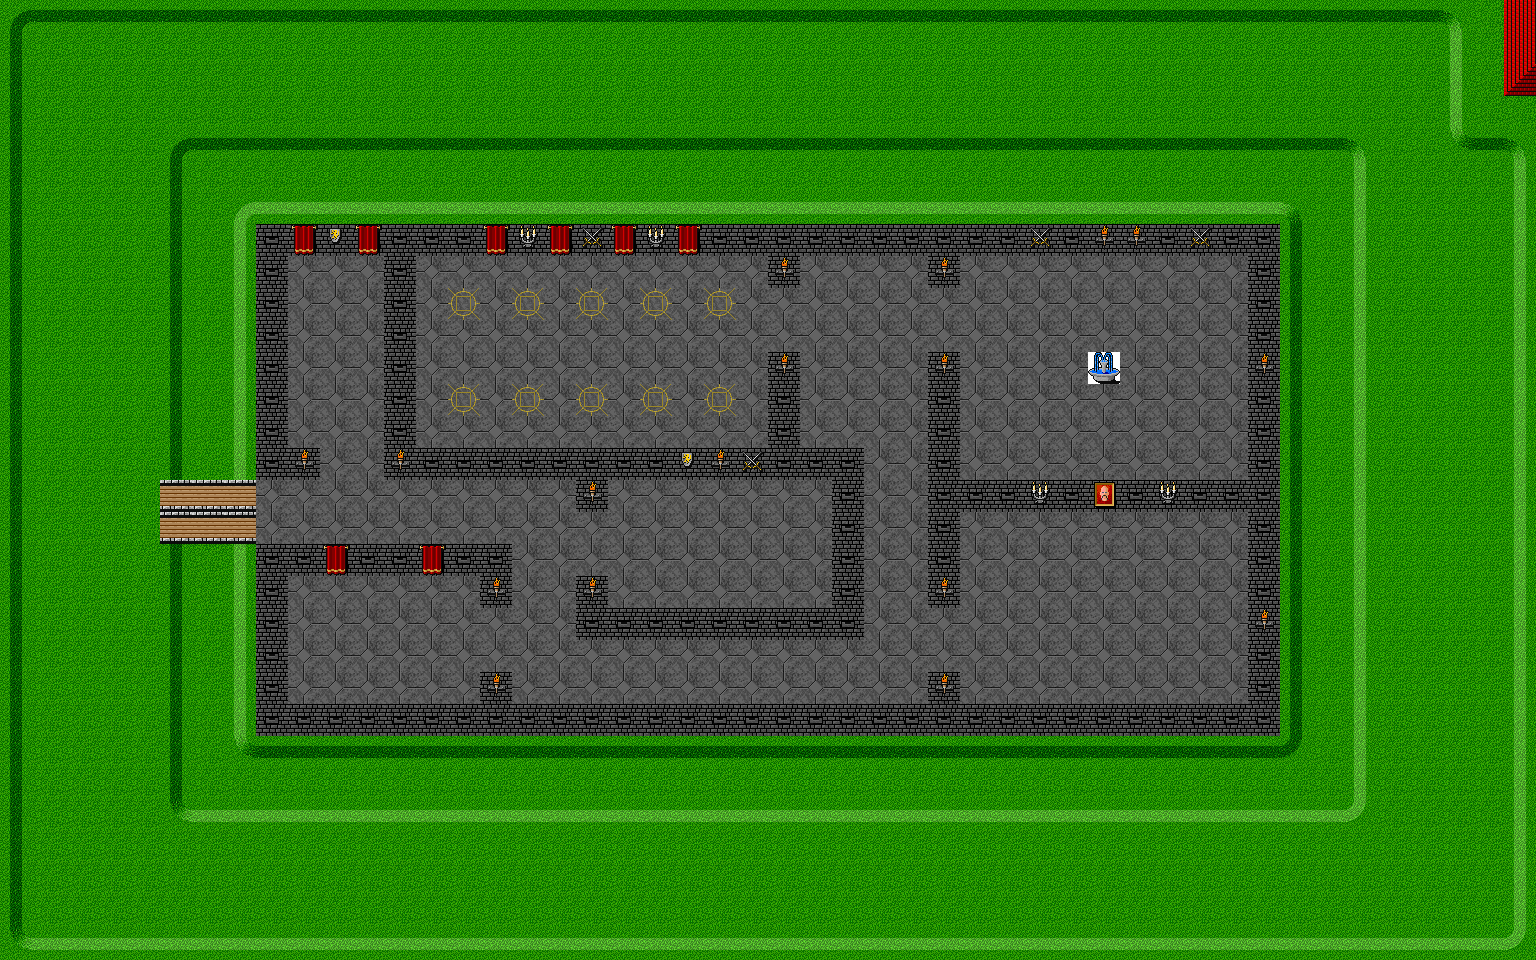

The image is a tile-based game level rendered from a .tmx file. Its description and source (layers, tilesets, objects; grid data summarised) follow:
An orthogonal 48x30 tile map with 32x32 px tiles, 2 tile layers (background, collision).

<map version="1.0" orientation="orthogonal" width="48" height="30" tilewidth="32" tileheight="32">
 <tileset firstgid="1" name="tiles" tilewidth="32" tileheight="32">
  <image source="../images/tiles.png" width="256" height="544" />
 </tileset>
 <layer name="background" width="48" height="30">
  <data>[1440 cells, 811 non-empty, 4 distinct tile ids]</data>
 </layer>
 <layer name="collision" width="48" height="30">
  <data>[1440 cells, 638 non-empty, 23 distinct tile ids]</data>
 </layer>
</map>